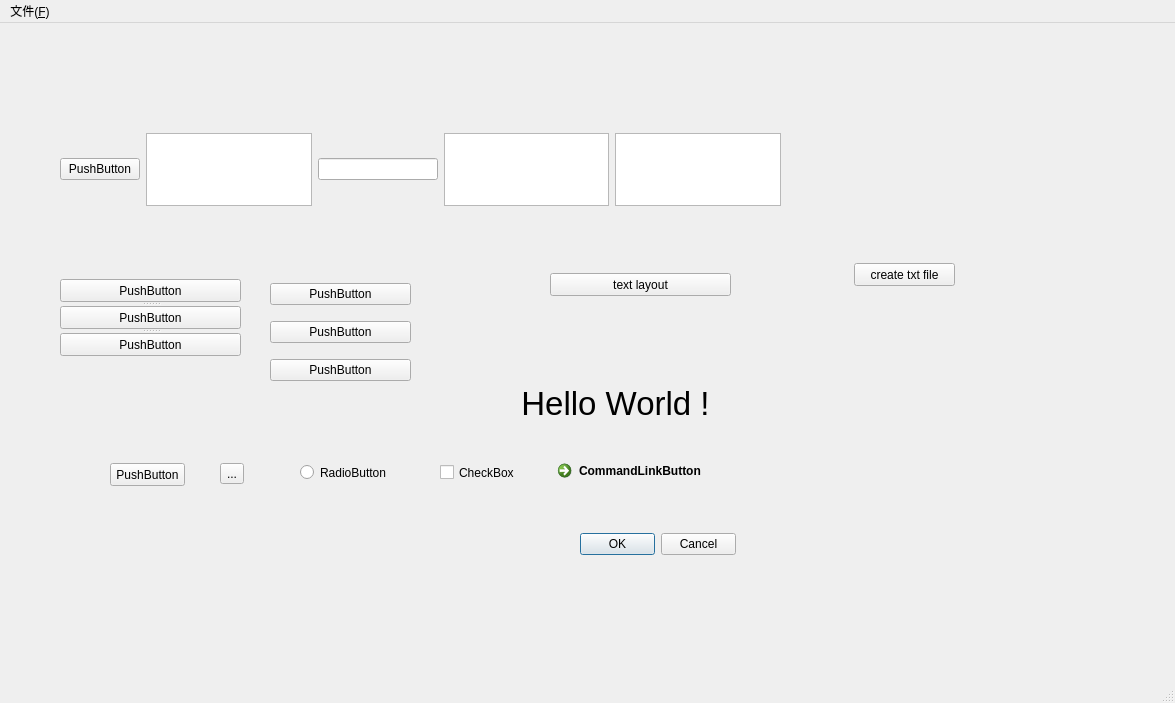
<?xml version="1.0" encoding="UTF-8"?>
<ui version="4.0">
 <class>MainWindow</class>
 <widget class="QMainWindow" name="MainWindow">
  <property name="geometry">
   <rect>
    <x>0</x>
    <y>0</y>
    <width>1175</width>
    <height>703</height>
   </rect>
  </property>
  <property name="windowTitle">
   <string>MainWindow</string>
  </property>
  <widget class="QWidget" name="centralwidget">
   <widget class="QLabel" name="label">
    <property name="geometry">
     <rect>
      <x>460</x>
      <y>340</y>
      <width>311</width>
      <height>81</height>
     </rect>
    </property>
    <property name="font">
     <font>
      <pointsize>25</pointsize>
     </font>
    </property>
    <property name="text">
     <string>Hello World !</string>
    </property>
    <property name="alignment">
     <set>Qt::AlignCenter</set>
    </property>
   </widget>
   <widget class="QPushButton" name="pushButton">
    <property name="geometry">
     <rect>
      <x>110</x>
      <y>440</y>
      <width>75</width>
      <height>23</height>
     </rect>
    </property>
    <property name="text">
     <string>PushButton</string>
    </property>
   </widget>
   <widget class="QToolButton" name="toolButton">
    <property name="geometry">
     <rect>
      <x>220</x>
      <y>440</y>
      <width>24</width>
      <height>21</height>
     </rect>
    </property>
    <property name="text">
     <string>...</string>
    </property>
   </widget>
   <widget class="QRadioButton" name="radioButton">
    <property name="geometry">
     <rect>
      <x>300</x>
      <y>440</y>
      <width>95</width>
      <height>19</height>
     </rect>
    </property>
    <property name="text">
     <string>RadioButton</string>
    </property>
   </widget>
   <widget class="QCheckBox" name="checkBox">
    <property name="geometry">
     <rect>
      <x>440</x>
      <y>440</y>
      <width>80</width>
      <height>19</height>
     </rect>
    </property>
    <property name="text">
     <string>CheckBox</string>
    </property>
   </widget>
   <widget class="QCommandLinkButton" name="commandLinkButton">
    <property name="geometry">
     <rect>
      <x>550</x>
      <y>430</y>
      <width>185</width>
      <height>41</height>
     </rect>
    </property>
    <property name="text">
     <string>CommandLinkButton</string>
    </property>
   </widget>
   <widget class="QDialogButtonBox" name="buttonBox">
    <property name="geometry">
     <rect>
      <x>580</x>
      <y>510</y>
      <width>156</width>
      <height>23</height>
     </rect>
    </property>
    <property name="standardButtons">
     <set>QDialogButtonBox::Cancel|QDialogButtonBox::Ok</set>
    </property>
   </widget>
   <widget class="QWidget" name="horizontalLayoutWidget">
    <property name="geometry">
     <rect>
      <x>60</x>
      <y>110</y>
      <width>721</width>
      <height>73</height>
     </rect>
    </property>
    <layout class="QHBoxLayout" name="horizontalLayout">
     <item>
      <widget class="QPushButton" name="pushButton_2">
       <property name="text">
        <string>PushButton</string>
       </property>
      </widget>
     </item>
     <item>
      <widget class="QPlainTextEdit" name="plainTextEdit"/>
     </item>
     <item>
      <widget class="QLineEdit" name="lineEdit">
       <property name="minimumSize">
        <size>
         <width>120</width>
         <height>0</height>
        </size>
       </property>
      </widget>
     </item>
     <item>
      <widget class="QTextEdit" name="textEdit_2"/>
     </item>
     <item>
      <widget class="QTextEdit" name="textEdit"/>
     </item>
    </layout>
   </widget>
   <widget class="QPushButton" name="pushButton_9">
    <property name="geometry">
     <rect>
      <x>550</x>
      <y>250</y>
      <width>181</width>
      <height>23</height>
     </rect>
    </property>
    <property name="text">
     <string>text layout</string>
    </property>
   </widget>
   <widget class="QSplitter" name="splitter">
    <property name="geometry">
     <rect>
      <x>60</x>
      <y>256</y>
      <width>181</width>
      <height>77</height>
     </rect>
    </property>
    <property name="orientation">
     <enum>Qt::Vertical</enum>
    </property>
    <widget class="QPushButton" name="pushButton_3">
     <property name="text">
      <string>PushButton</string>
     </property>
    </widget>
    <widget class="QPushButton" name="pushButton_4">
     <property name="text">
      <string>PushButton</string>
     </property>
    </widget>
    <widget class="QPushButton" name="pushButton_5">
     <property name="text">
      <string>PushButton</string>
     </property>
    </widget>
   </widget>
   <widget class="QWidget" name="layoutWidget">
    <property name="geometry">
     <rect>
      <x>270</x>
      <y>250</y>
      <width>141</width>
      <height>121</height>
     </rect>
    </property>
    <layout class="QVBoxLayout" name="verticalLayout">
     <item>
      <widget class="QPushButton" name="pushButton_6">
       <property name="text">
        <string>PushButton</string>
       </property>
      </widget>
     </item>
     <item>
      <widget class="QPushButton" name="pushButton_7">
       <property name="text">
        <string>PushButton</string>
       </property>
      </widget>
     </item>
     <item>
      <widget class="QPushButton" name="pushButton_8">
       <property name="text">
        <string>PushButton</string>
       </property>
      </widget>
     </item>
    </layout>
   </widget>
   <widget class="QPushButton" name="pushButton_10">
    <property name="geometry">
     <rect>
      <x>854</x>
      <y>240</y>
      <width>101</width>
      <height>23</height>
     </rect>
    </property>
    <property name="text">
     <string>create txt file</string>
    </property>
   </widget>
  </widget>
  <widget class="QMenuBar" name="menubar">
   <property name="geometry">
    <rect>
     <x>0</x>
     <y>0</y>
     <width>1175</width>
     <height>21</height>
    </rect>
   </property>
   <widget class="QMenu" name="menu_F">
    <property name="title">
     <string>文件(&amp;F)</string>
    </property>
    <addaction name="action_xingjian"/>
    <addaction name="actiondakai"/>
   </widget>
   <addaction name="menu_F"/>
  </widget>
  <widget class="QStatusBar" name="statusbar"/>
  <action name="action_xingjian">
   <property name="icon">
    <iconset resource="res.qrc">
     <normaloff>:/myImg/images/rabbit.png</normaloff>:/myImg/images/rabbit.png</iconset>
   </property>
   <property name="text">
    <string>新建(&amp;N)</string>
   </property>
   <property name="shortcut">
    <string>Ctrl+N</string>
   </property>
  </action>
  <action name="actiondakai">
   <property name="icon">
    <iconset resource="res.qrc">
     <normaloff>:/myImg/images/eagle.png</normaloff>:/myImg/images/eagle.png</iconset>
   </property>
   <property name="text">
    <string>打开(&amp;O)</string>
   </property>
   <property name="shortcut">
    <string>Ctrl+O</string>
   </property>
  </action>
 </widget>
 <resources>
  <include location="res.qrc"/>
 </resources>
 <connections>
  <connection>
   <sender>pushButton_9</sender>
   <signal>clicked()</signal>
   <receiver>textEdit</receiver>
   <slot>show()</slot>
   <hints>
    <hint type="sourcelabel">
     <x>640</x>
     <y>282</y>
    </hint>
    <hint type="destinationlabel">
     <x>696</x>
     <y>167</y>
    </hint>
   </hints>
  </connection>
 </connections>
</ui>
